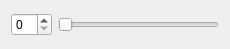
<?xml version="1.0" encoding="UTF-8"?>
<ui version="4.0">
 <class>MyWidget</class>
 <widget class="QWidget" name="MyWidget">
  <property name="geometry">
   <rect>
    <x>0</x>
    <y>0</y>
    <width>230</width>
    <height>49</height>
   </rect>
  </property>
  <property name="windowTitle">
   <string>Form</string>
  </property>
  <layout class="QHBoxLayout" name="horizontalLayout">
   <item>
    <widget class="QSpinBox" name="spinBox"/>
   </item>
   <item>
    <widget class="QSlider" name="horizontalSlider">
     <property name="orientation">
      <enum>Qt::Horizontal</enum>
     </property>
    </widget>
   </item>
  </layout>
 </widget>
 <resources/>
 <connections/>
</ui>
